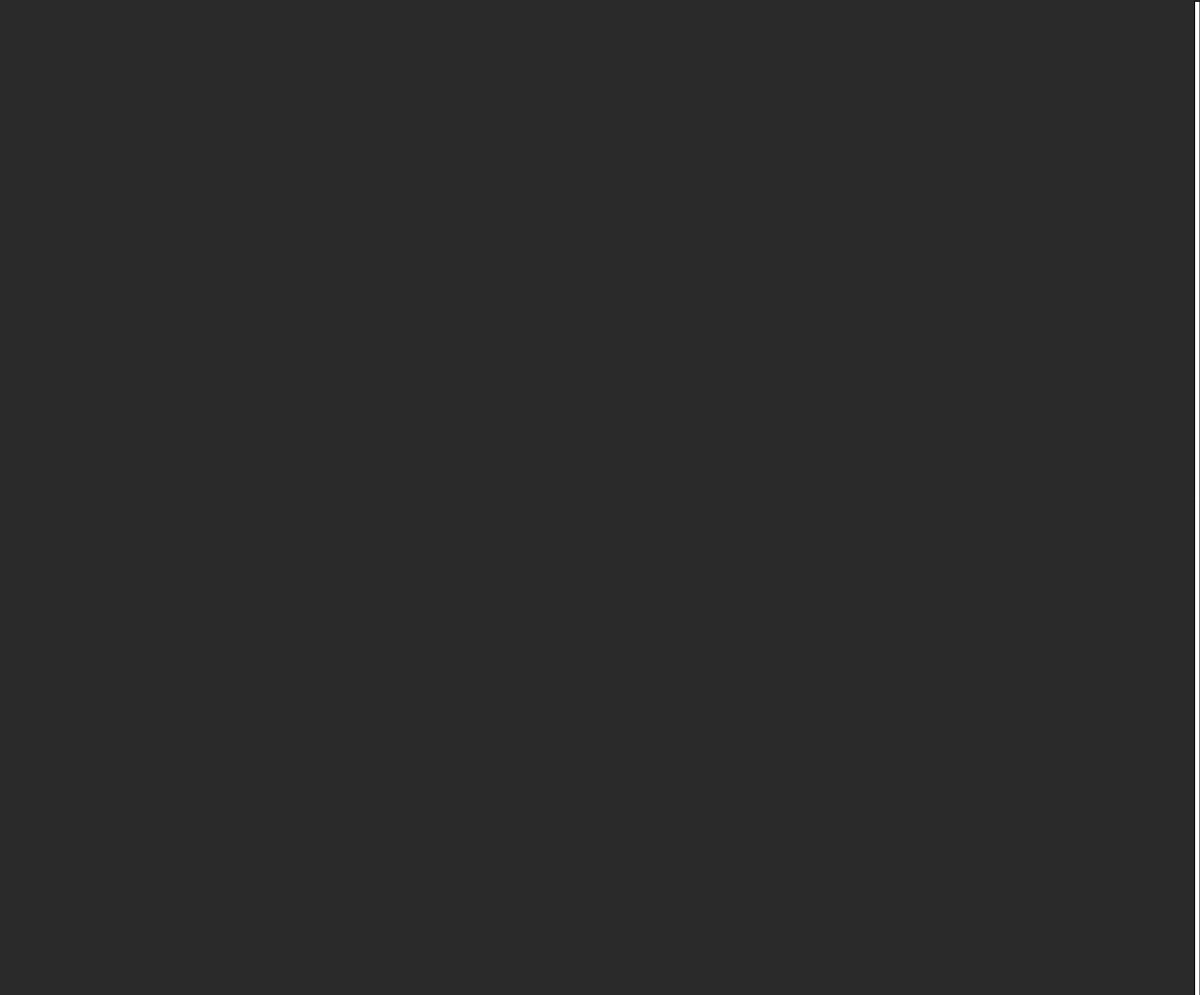
Frame 1 (no input)
Frame 2 (the mouse pressed at the canvas centre, redrawn once): blank canvas, image omitted

The p5.js sketch that drew this single still picture (run headless with seeded random() and noise() and a simulated clock; the mouse was pressed at the canvas centre and the sketch redrawn once):

// p5.js sketch
// ── sketch.js
let arr = [];
const barWidth = 5;

function setup() {
  createCanvas(windowWidth,windowHeight-5);
  for(i=0;i<width/barWidth;i++){
    arr[i] = random(height);
  }

  
}


function draw() {
  background(42,42,42);
  quickSort(arr,0,arr.length);
  noLoop();
}


function quickSort(arr, left, right){
  var len = arr.length, 
  pivot,
  partitionIndex;

 if(left < right){
   pivot = right;
   partitionIndex = partition(arr, pivot, left, right);
   
  //sort left and right
  quickSort(arr, left, partitionIndex - 1);
  quickSort(arr, partitionIndex + 1, right);
  
 }
 return arr;
}
       

function partition(arr, pivot, left, right){
  var pivotValue = arr[pivot],
      partitionIndex = left;

  for(var i = left; i < right; i++){
   if(arr[i] < pivotValue){
     swap(arr, i, partitionIndex);
     partitionIndex++;

    background(42,42,42);
    rect(i*barWidth,height-arr[i],barWidth,height+arr[i]);
   }
 }
 swap(arr, right, partitionIndex);  
 return partitionIndex;
}
       

function swap(arr, i, j){
  var temp = arr[i];
  arr[i] = arr[j];
  arr[j] = temp;
}
